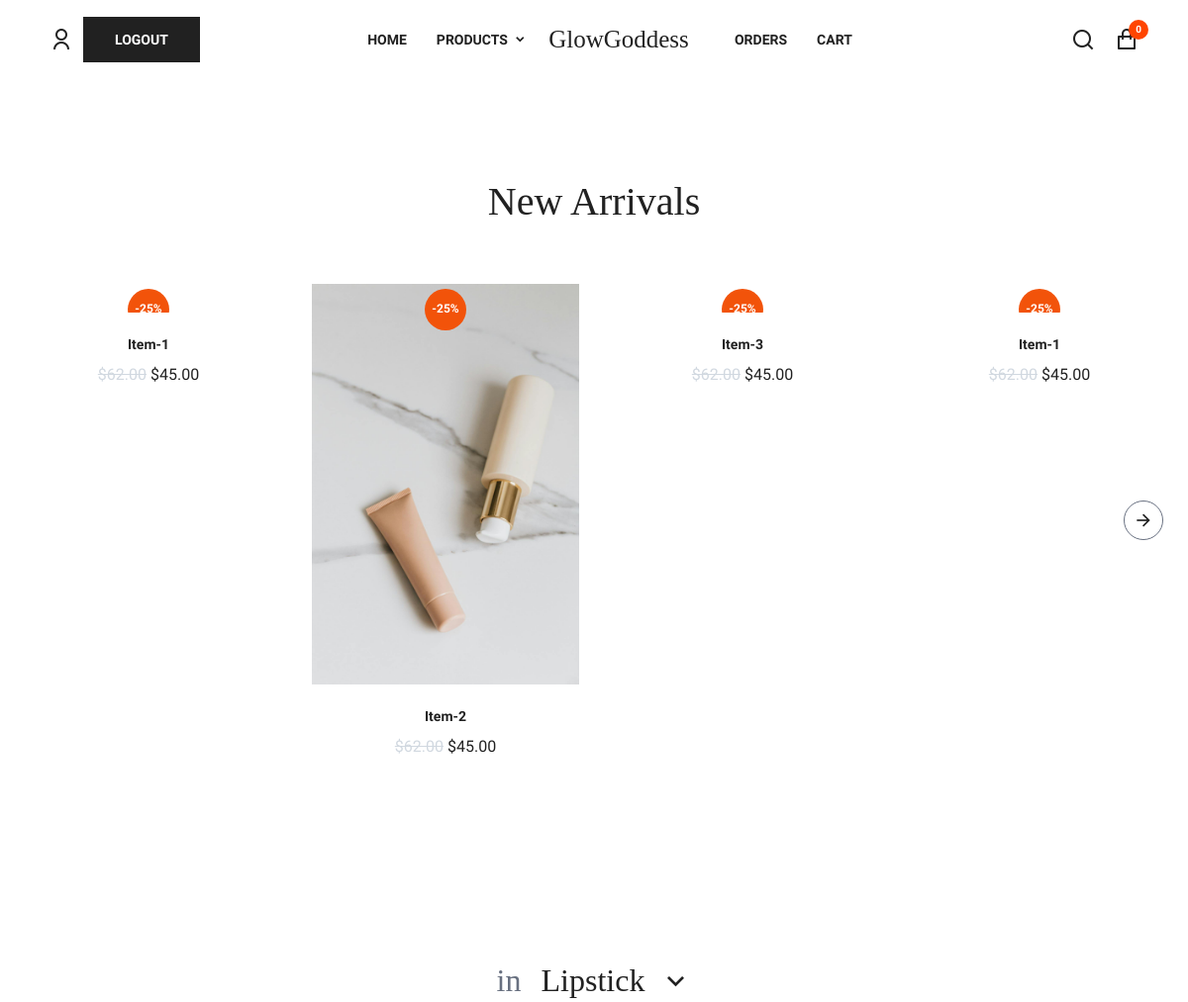
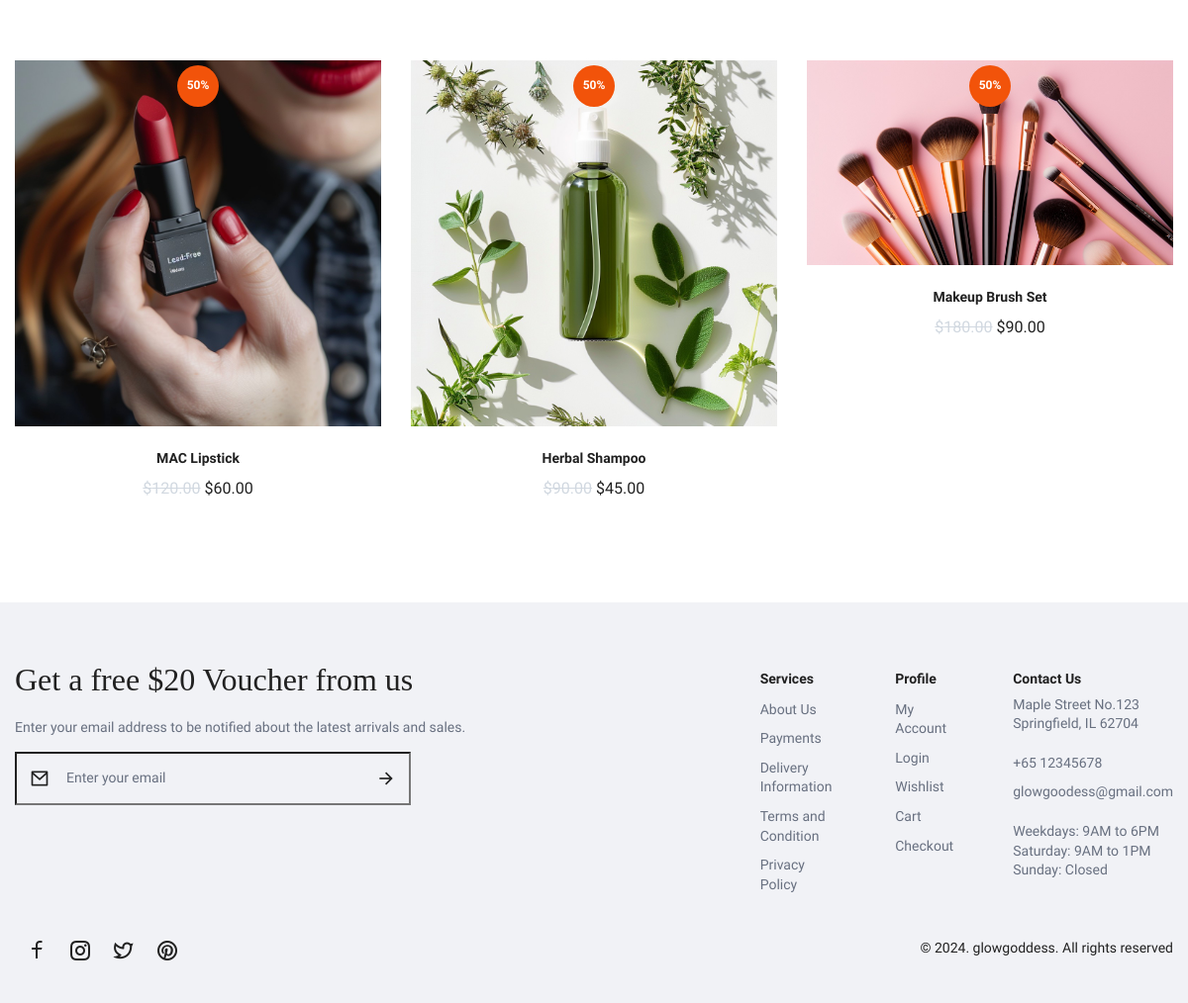
The app's page /product (signed in) with its own data (2 pictures, top to bottom).
### website/models.py (models this page shows, shortened)
class Item(models.Model):
    title = models.CharField(max_length=200)
    price = models.DecimalField(max_digits=10, decimal_places=2)
    old_price = models.DecimalField(max_digits=10, decimal_places=2)
    discount_label = models.CharField(max_length=20, default='')
    image = models.ImageField(upload_to='item_images')
    image_hover = models.ImageField(upload_to='item_images')

### website/views.py (the view)
# urls.py: path('product', views.product, name="product"),
def product(request):
    items = Item.objects.all()
    return render(request, 'product.html', {'items': items})

### website/templates/product.html (shortened to what this page needs)
{% extends 'base.html' %}
{% load static %}
{% block main %}
<div class="arrivals">
    <div class="container">
        <div class="wrap">
            <div class="heading">
                <h2 class="title">New Arrivals</h2>
            </div>
            <div class="inner-wrapper">
                <div class="dotgrid arrivalbox swiper">
                    <div class="wrapper swiper-wrapper">
                        <div class="item swiper-slide">
                            <div class="dot-image">
                                <a href="" class="product-permalink"></a>
                                <div class="thumbnail">
                                </div>
                                <div class="label"><span>-25%</span></div>
                            </div>
                            <div class="dot-info">
                                <h2 class="dot-title"><a href="">Item-1</a></h2>
                                <div class="product-price">
                                    <span class="before">$62.00</span>
                                    <span class="current">$45.00</span>
                                </div>
                            </div>
                        </div>
                        <div class="item swiper-slide">
                            <div class="dot-image">
                                <a href="" class="product-permalink"></a>
                                <div class="thumbnail">
                                </div>
                                <div class="label"><span>-25%</span></div>
                            </div>
                            <div class="dot-info">
                                <h2 class="dot-title"><a href="">Item-2</a></h2>
                                <div class="product-price">
                                    <span class="before">$62.00</span>
                                    <span class="current">$45.00</span>
                                </div>
                            </div>
                        </div>
                        <div class="item swiper-slide">
                            <div class="dot-image">
                                <a href="" class="product-permalink"></a>
                                <div class="thumbnail">
                                </div>
                                <div class="label"><span>-25%</span></div>
                            </div>
                            <div class="dot-info">
                                <h2 class="dot-title"><a href="">Item-3</a></h2>
                                <div class="product-price">
                                    <span class="before">$62.00</span>
                                    <span class="current">$45.00</span>
                                </div>
                            </div>
                        </div>
                        <div class="item swiper-slide">
                            <div class="dot-image">
                                <a href="" class="product-permalink"></a>
                                <div class="thumbnail">
                                </div>
                                <div class="label"><span>-25%</span></div>
                            </div>
                            <div class="dot-info">
                                <h2 class="dot-title"><a href="">Item-1</a></h2>
                                <div class="product-price">
                                    <span class="before">$62.00</span>
                                    <span class="current">$45.00</span>
                                </div>
                            </div>
                        </div>
                    </div>
                </div>
                <div class="nav">
                    <div class="swiper-button-next">
                        <i class="ri-arrow-right-line"></i>
                    </div>
                </div>
            </div>
        </div>
    </div>
 </div>
 <div class="bycats">
    <div class="container">
        <div class="wrap">
            <div class="heading sort-list tabs">
                <span class="grey-color">in</span>
                <div class="wrap">
                    <h3 class="opt-trigger">
                        <span class="value">Lipstick</span>
                        <i class="ri-arrow-down-s-line"></i>
                    </h3>
                </div>
            </div>
            <div class="tabbed">
                <div id="lipstick" class="sort-data active">
                    <div class="dotgrid">
                        <div class="wrapper">
                            {% for item in items %}
                                <div class="item">
                                    <div class="dot-image">
                                        {% if item.image %}
                                            <div class="thumbnail">
                                                <a href="{% url 'product_detail' item.id %}">
                                                </a>
                                            </div>
                                        {% endif %}
                                        {% if item.discount_label %}
                                            <div class="label"><span>{{ item.discount_label }}</span></div>
                                        {% endif %}
                                    </div>
                                    <div class="dot-info">
                                        <h2 class="dot-title">{{ item.title }}</h2>
                                        <div class="product-price">
                                            {% if item.old_price %}
                                                <span class="before">${{ item.old_price }}</span>
                                            {% endif %}
                                            <span class="current">${{ item.price }}</span>
                                        </div>
                                    </div>
                                </div>
                            {% endfor %}
                        </div>
                    </div>
                </div>
            </div>
        </div>
    </div>
</div>
{% endblock %}

### static/website/css/styles.css (style rules this page uses)
:root { --primary-color: #f2530a; --light-color: #d1d8e0; --grey-color: #687080; --red-color: #ff4757; --flashwhite-color: #f1f2f6; --white-color: #ffffff; --dark-color: #212121; --primary-font: 'Monstserrat', sans-serif; --second-font: 'Prata', serif; --fs14: 14px; --fw600: 600; --transition-color: color .3s; --transition-background: background-color .3s; --transition-border: border .3s; --transition-transform: transform .3s; --shadow: 0px 10px 20px 0 rgb(0 0 0 / 20%); --fade: fade-bottom .3s cubic-bezier(0.39, 0.575, .0565, 1)both; }
html { scroll-behavior: smooth; overflow-x: hidden; }
* { margin: 0; padding: 0; }
body { font-family: var(--primary-font); font-size: 16px; font-weight: 400; line-height: 1.8; color: var(--dark-color); background-color: var(--white-color); }
a { text-decoration: none; color: inherit; -webkit-tap-highlight-color: transparent; }
h1, h2, h3, h4 { font-family: var(--second-font); font-weight: 400; line-height: normal; }
h2 { font-size: 2.5em; }
h3 { font-size: 2em; }
.container { max-width: var(--mx-width, 1200px); padding: 0 var(--gutter, 15px); margin: 0 auto; }
.title { font-size: clamp(30px, -0.875em + 8.333vw, var(--fs-max, 40px)); }
.grey-color, .grey-link:hover { color: var(--grey-color); }
.dot-title { font-family: var(--primary-font); font-size: var(--fs14); font-weight: var(--fw600); line-height: 34px; }
.dot-title a { transition: var(--transition-color); }
.dot-title a:hover, .dotgrid .product-price .before { color: var(--light-color); }
.dotgrid .wrapper { display: var(--display, grid); --grid-col: 175px; grid-template-columns: repeat(auto-fit, minmax(min(var(--grid-col), 100%), 1fr)); gap: var(--gutter, 30px); }
.dotgrid .dot-image { position: relative; margin-bottom: 15px; overflow: hidden; }
.dotgrid .dot-image>a, .dotgrid .thumbnail.hover, .dotgrid .actions, .dotgrid .dot-image .label { position: absolute; top: 0; left: 0; right: 0; bottom: 0; }
.dotgrid .dot-image>a { z-index: 1; }
.dotgrid .actions ul, .dotgrid .dot-image .label { display: flex; justify-content: center; gap: 10px; }
.dotgrid .actions ul li a, .dotgrid .dot-image .label span { font-size: 20px; display: flex; align-items: center; justify-content: center; width: 42px; height: 42px; background-color: var(--white-color); border-radius: 50%; transition: var(--transition-background), var(--transition-color); }
.dotgrid .dot-image .label { top: 5px; bottom: auto; }
.dotgrid .dot-image .label span { font-size: 12px; font-weight: var(--fw600); background-color: var(--primary-color); color: var(--white-color); }
.dotgrid .dot-info { text-align: center; }
.dotgrid .product-price .before { text-decoration: line-through; }
.page-home main > div:not(.slider) { padding: 100px 0; }
main > div .heading { text-align: center; margin-bottom: 60px; }
.arrivals .inner-wrapper { position: relative; }
.arrivals .dotgrid .wrapper { display: flex; grid-template-columns: unset; gap: unset; }
.arrivals .nav > div::after { content: none; }
.arrivals .nav > div { width: 40px; height: 40px; border: 1px solid var(--grey-color); border-radius: 50%; color: var(--dark-color); font-size: 20px; -webkit-tap-highlight-color: transparent; transition: var(--transition-background), var(--transition-color), var(--transition-border); }
.bycats .heading { display: flex; justify-content: center; }
.bycats .heading > span { font-family: var(--second-font); font-size: 32px; margin-right: 20px; }
.bycats .heading > span, .opt-trigger { height: 44px; display: flex; align-items: center; gap: 15px; -webkit-tap-highlight-color: transparent; cursor: pointer; }
.sort-list .wrap { position: relative; }
.sort-data, .data-popup { display: none; animation: var(--fade); }
.sort-data.active, .data-popup.active { display: block; }

### records on screen
Item: discount_label "50%", title "MAC Lipstick", old_price "120.00", price "60.00"
Item: discount_label "50%", title "Herbal Shampoo", old_price "90.00", price "45.00"
Item: discount_label "50%", title "Makeup Brush Set", old_price "180.00", price "90.00"
